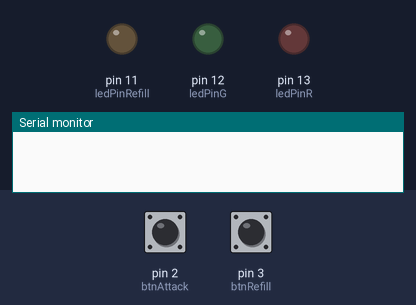
This sketch was run on a simulated Arduino Uno, built with avr-gcc and run on an emulated ATmega328P. Shown: output pins drawn as LEDs (lit = HIGH), the last lines printed to the serial monitor. Inputs (shaded band) come from the test bench; at power-on: pin 3 (btnRefill) LOW, pin 2 (btnAttack) LOW.

Above: at 1.2 s.
1.3 s: pin 3 (btnRefill) pulled HIGH for 0.15 s
At 1.83 s:
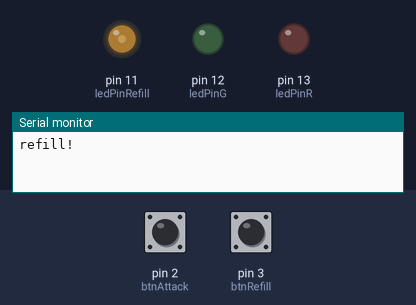
4.3 s: pin 2 (btnAttack) pulled HIGH for 1 s
At 4.69 s:
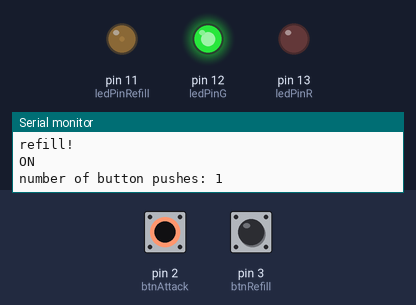
7.3 s: pin 2 (btnAttack) pulled HIGH for 3.2 s
At 10.9 s:
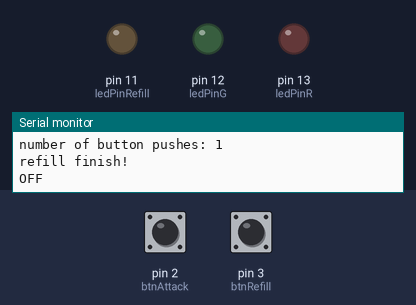
12.0 s: pin 3 (btnRefill) pulled HIGH for 1 s
At 12.83 s:
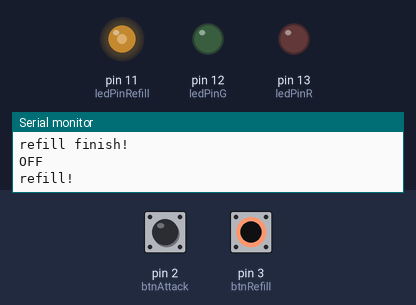
Timing chart, 0 to 16.0 s (numbered marks = the images above; inputs shaded):
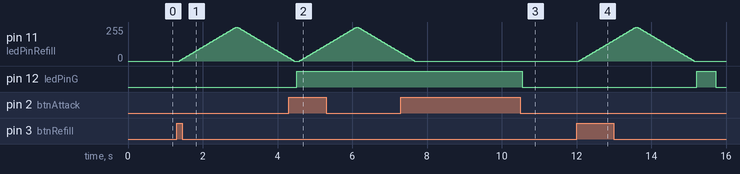

The sketch:

week1-creativeLab-attackNrefill.ino
```cpp
//For UAL CCI Physical Computing
//Week 1 assignment Creative Project
//Imagine in an interstellar ship, you need to click a "button" to attack aliens
//And whenever you are run out of bullets, you need to refill it.

//thus the following features:
//1.the green led on when an attack is excuted (showing the machine has detected the attack order
//2.1 the red led on when there is no bullet
//2.2 the green led cannot be turned on when no bullet
//3.the yellow led fading in and out to indicate "refilling" state
//4.once finish refilling, the green led blinks
//5.then you can click to attack again.

//circuit can be access here: https://www.tinkercad.com/things/7MFEH8y0ytD
//Nan 20201022

const int btnAttack = 2;
const int btnRefill = 3;
const int ledPinR = 13;
const int ledPinG = 12;
const int ledPinRefill = 11;

int buttonPushCounter = 0;
int btnStateAttack = 0;
int btnStateRefill = 0;
int lastBtnStateAttack = 0;
int lastBtnStateRefill = 0;

const int bulletLimit = 10;
bool bulletIsRunOut = false;
bool isRefilling = false;

//to count the refilling time
unsigned long previousMillis = 0;
const long refillInterval = 5000;// interval at which to refill (milliseconds)


void setup()
{
  pinMode(ledPinR, OUTPUT);
  pinMode(ledPinG, OUTPUT);
  pinMode(ledPinRefill,OUTPUT);
  pinMode(btnAttack, INPUT);
  Serial.begin(9600);
}

void loop()
{
  btnStateAttack = digitalRead(btnAttack);
  btnStateRefill = digitalRead(btnRefill);

  //attack
  if(btnStateAttack != lastBtnStateAttack){
    if (btnStateAttack == HIGH){
      buttonPushCounter ++;//add the counter
        Serial.println("ON");
        Serial.print("number of button pushes: ");//push the button to attack
        Serial.println(buttonPushCounter);

    }else{
      Serial.println("OFF");//release the hand/finger
    }
    delay(50);//to avoid bouncing
  }
  lastBtnStateAttack = btnStateAttack;

  //if the btn is pushed and there are still bullets,
  //turn on the GREEN LED
  if(btnStateAttack == HIGH && !bulletIsRunOut){
    digitalWrite(ledPinG, HIGH);
  }else{
    digitalWrite(ledPinG, LOW);
  }

  //if running out the bullets, turn on the RED LED.
  //set the bulletIsRunOut to true;
  if (buttonPushCounter >= bulletLimit){
    digitalWrite(ledPinR, HIGH);
    bulletIsRunOut = true;
  }else{
    digitalWrite(ledPinR, LOW);
  }

  //click the refill btn
  if(btnStateRefill != lastBtnStateRefill){
    if(btnStateRefill == HIGH){
      Serial.println("refill!");
        isRefilling = true;
        bulletIsRunOut = false;
        buttonPushCounter = 0;
    }
    delay(50);//to avoid bouncing
  }
  lastBtnStateRefill = btnStateRefill;

  if(isRefilling){
    unsigned long currentMillis = millis();
     if (currentMillis - previousMillis >= refillInterval) {//refill for 5 secs
       previousMillis = currentMillis;
       isRefilling = false;
       Serial.println("refill finish!");
       digitalWrite(ledPinG, HIGH);
       delay(500);
       digitalWrite(ledPinG, LOW);
     }else{
      //doing the fade effect
       //fade in
      for(int fadeValue = 0; fadeValue<=255; fadeValue+=5){
          analogWrite(ledPinRefill,fadeValue);
          delay(30);
      }
      //fade out
      for(int fadeValue = 255; fadeValue>=0; fadeValue -=5){
          analogWrite(ledPinRefill,fadeValue);
          delay(30);
      }
     }
  }

}
```

Measured:
- after the input at 1.3 s, pin 11 (ledPinRefill): rises from 0/255 to 255/255 in 1.5 s, then falls to 25/255 in 1.4 s
- after the input at 4.3 s, pin 12 (ledPinG): LOW → HIGH after 0.22 s
- after the input at 7.3 s, pin 12 (ledPinG): HIGH → LOW after 3.3 s instead of 0.94 s
- after the input at 12.0 s, pin 11 (ledPinRefill): rises from 0/255 to 255/255 in 1.5 s, then falls to 0/255 in 1.6 s; pin 12 (ledPinG): LOW → HIGH after 3.2 s, → LOW 0.50 s later
